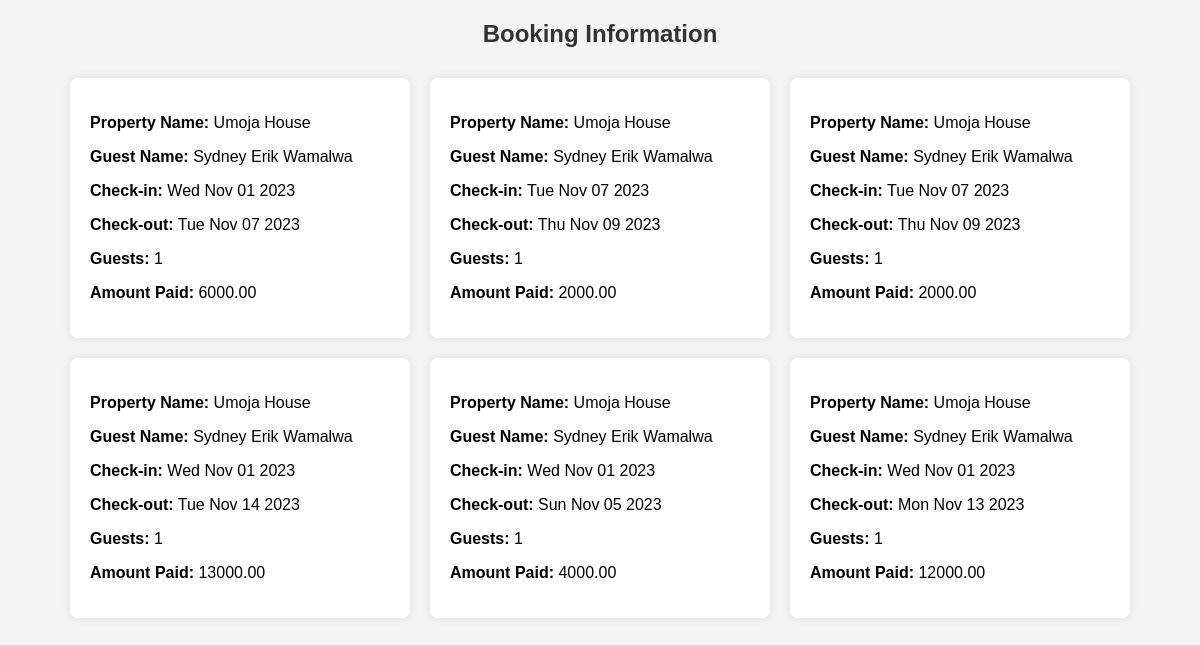
The page /viewpropertybookings/1 on the database as committed earlier.
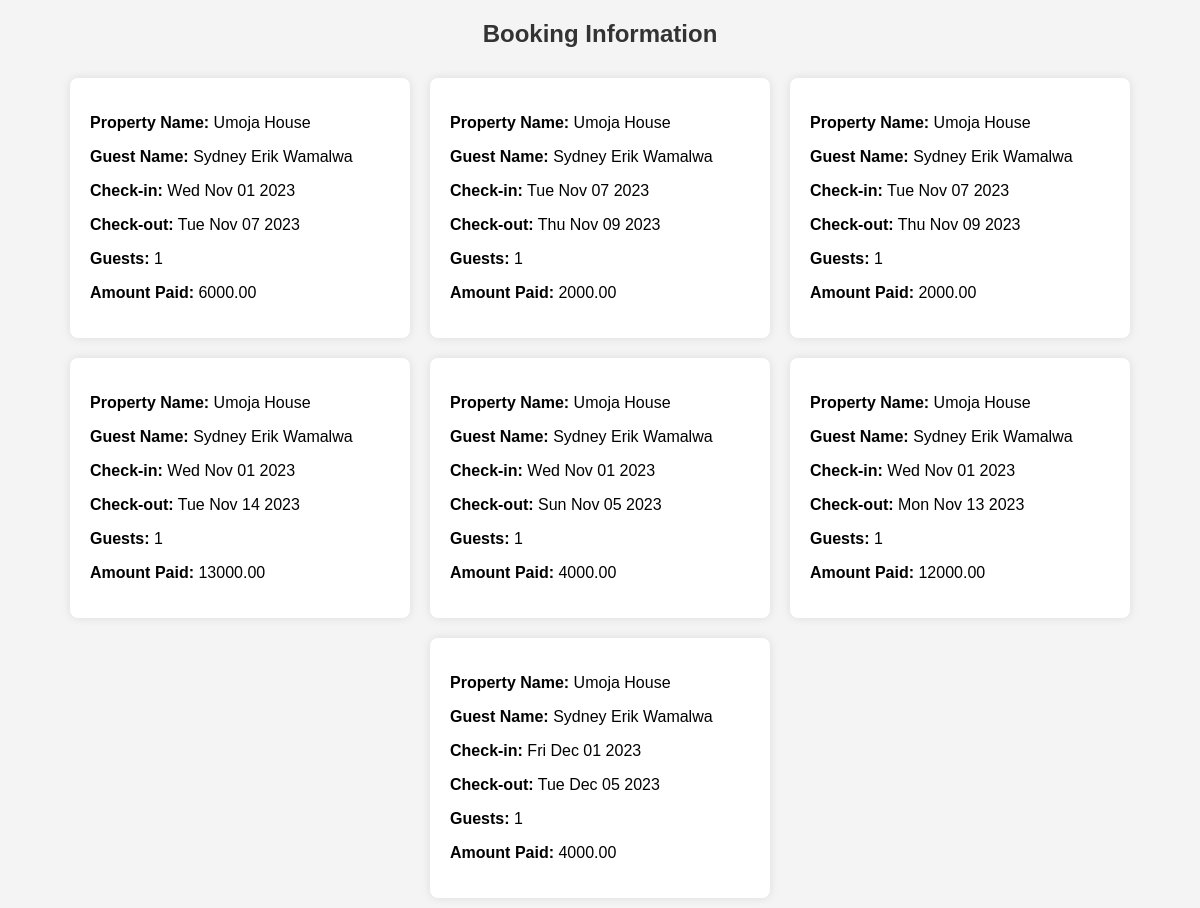
The same page on the database as committed later.
### tables this page shows
CREATE TABLE bookings (
            id INTEGER PRIMARY KEY,
            guest_name TEXT NOT NULL,
            property_id INTEGER,
            property_name TEXT NOT NULL,
            check_in DATE NOT NULL,
            check_out DATE NOT NULL,
            guests INTEGER NOT NULL,
            amount VARCHAR NOT NULL,
            user_id INTEGER NOT NULL,
            contacts TEXT NOT NULL,
            property_type TEXT NOT NULL,
            FOREIGN KEY (property_type) REFERENCES properties(property_type),
            FOREIGN KEY (user_id) REFERENCES users(id),
            FOREIGN KEY (property_id) REFERENCES properties (id)
        );

### app.py (the view)
@app.route('/viewpropertybookings/<destination_id>')
def viewpropertybooking(destination_id):
    try:
        with sqlite3.connect('users.db') as connection:
            cursor = connection.cursor()
            cursor.execute("SELECT * FROM bookings WHERE property_id = ?", (destination_id,))
            bookings_data = cursor.fetchall()
        return render_template('admin_property_booking.html', bookings_data=bookings_data)
    except Exception as e:
        print(f"Error fetching bookings: {e}")
        bookings_data = []
        return render_template('admin_property_booking.html', bookings_data=bookings_data, error=str(e))

### templates/admin_property_booking.html (shortened to what this page needs)
<!DOCTYPE html>
<html lang="en">
<head>
</head>
<body>
    <h2>Booking Information</h2>
    <div class="bookings-container">
        {% for booking in bookings_data %}
            <div class="bookings">
                <p><strong>Property Name:</strong> {{ booking[3] }}</p>
                <p><strong>Guest Name:</strong> {{ booking[1] }}</p>
                <p><strong>Check-in:</strong> {{ booking[4] }}</p>
                <p><strong>Check-out:</strong> {{ booking[5] }}</p>
                <p><strong>Guests:</strong> {{ booking[6] }}</p>
                <p><strong>Amount Paid:</strong> {{ booking[7] }}</p>
            </div>
        {% endfor %}
    </div>
</body>
</html>

Rows that differ between the two databases and show on the page:
added bookings: property_name "Umoja House", guest_name "Sydney Erik Wamalwa", check_in "Fri Dec 01 2023", check_out "Tue Dec 05 2023", guests "1", amount "4000.00"
